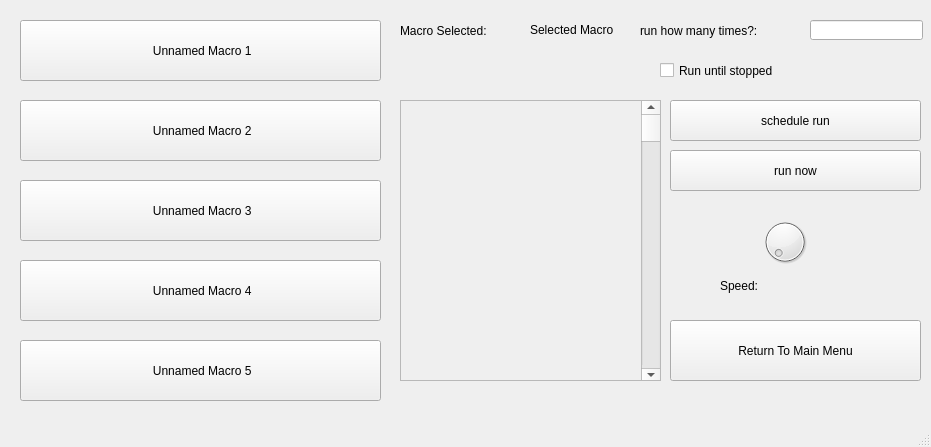
<?xml version="1.0" encoding="UTF-8"?>
<ui version="4.0">
 <class>RunExistingMacro</class>
 <widget class="QMainWindow" name="RunExistingMacro">
  <property name="geometry">
   <rect>
    <x>0</x>
    <y>0</y>
    <width>931</width>
    <height>447</height>
   </rect>
  </property>
  <property name="windowTitle">
   <string>MainWindow</string>
  </property>
  <widget class="QWidget" name="centralwidget">
   <widget class="QPushButton" name="RunMacroSlot1">
    <property name="geometry">
     <rect>
      <x>20</x>
      <y>20</y>
      <width>361</width>
      <height>61</height>
     </rect>
    </property>
    <property name="text">
     <string> Unnamed Macro 1</string>
    </property>
   </widget>
   <widget class="QPushButton" name="RunMacroSlot2">
    <property name="geometry">
     <rect>
      <x>20</x>
      <y>100</y>
      <width>361</width>
      <height>61</height>
     </rect>
    </property>
    <property name="text">
     <string> Unnamed Macro 2</string>
    </property>
   </widget>
   <widget class="QPushButton" name="RunMacroSlot3">
    <property name="geometry">
     <rect>
      <x>20</x>
      <y>180</y>
      <width>361</width>
      <height>61</height>
     </rect>
    </property>
    <property name="text">
     <string> Unnamed Macro 3</string>
    </property>
   </widget>
   <widget class="QPushButton" name="RunMacroSlot4">
    <property name="geometry">
     <rect>
      <x>20</x>
      <y>260</y>
      <width>361</width>
      <height>61</height>
     </rect>
    </property>
    <property name="text">
     <string> Unnamed Macro 4</string>
    </property>
   </widget>
   <widget class="QPushButton" name="RunMacroSlot5">
    <property name="geometry">
     <rect>
      <x>20</x>
      <y>340</y>
      <width>361</width>
      <height>61</height>
     </rect>
    </property>
    <property name="text">
     <string> Unnamed Macro 5</string>
    </property>
   </widget>
   <widget class="QScrollArea" name="UserLogArea">
    <property name="geometry">
     <rect>
      <x>400</x>
      <y>100</y>
      <width>261</width>
      <height>281</height>
     </rect>
    </property>
    <property name="widgetResizable">
     <bool>true</bool>
    </property>
    <widget class="QWidget" name="scrollAreaWidgetContents_2">
     <property name="geometry">
      <rect>
       <x>0</x>
       <y>0</y>
       <width>259</width>
       <height>279</height>
      </rect>
     </property>
     <widget class="QScrollBar" name="UserLogScrollBar">
      <property name="geometry">
       <rect>
        <x>240</x>
        <y>0</y>
        <width>20</width>
        <height>281</height>
       </rect>
      </property>
      <property name="orientation">
       <enum>Qt::Vertical</enum>
      </property>
     </widget>
    </widget>
   </widget>
   <widget class="QPushButton" name="RunButton">
    <property name="geometry">
     <rect>
      <x>670</x>
      <y>150</y>
      <width>251</width>
      <height>41</height>
     </rect>
    </property>
    <property name="text">
     <string>run now</string>
    </property>
   </widget>
   <widget class="QLabel" name="MacroSelectedLabelTitle">
    <property name="geometry">
     <rect>
      <x>400</x>
      <y>20</y>
      <width>111</width>
      <height>21</height>
     </rect>
    </property>
    <property name="text">
     <string>Macro Selected:</string>
    </property>
   </widget>
   <widget class="QLabel" name="MacroSelectedLabel">
    <property name="geometry">
     <rect>
      <x>530</x>
      <y>20</y>
      <width>151</width>
      <height>20</height>
     </rect>
    </property>
    <property name="text">
     <string>Selected Macro</string>
    </property>
   </widget>
   <widget class="QLabel" name="runhowmanytimeslabel">
    <property name="geometry">
     <rect>
      <x>640</x>
      <y>10</y>
      <width>171</width>
      <height>41</height>
     </rect>
    </property>
    <property name="text">
     <string>run how many times?: </string>
    </property>
   </widget>
   <widget class="QLineEdit" name="timesToRun">
    <property name="geometry">
     <rect>
      <x>810</x>
      <y>20</y>
      <width>113</width>
      <height>20</height>
     </rect>
    </property>
   </widget>
   <widget class="QPushButton" name="scheduleButton">
    <property name="geometry">
     <rect>
      <x>670</x>
      <y>100</y>
      <width>251</width>
      <height>41</height>
     </rect>
    </property>
    <property name="text">
     <string>schedule run</string>
    </property>
   </widget>
   <widget class="QPushButton" name="MenuReturn2">
    <property name="geometry">
     <rect>
      <x>670</x>
      <y>320</y>
      <width>251</width>
      <height>61</height>
     </rect>
    </property>
    <property name="text">
     <string>Return To Main Menu</string>
    </property>
   </widget>
   <widget class="QCheckBox" name="runUntilStoppedBox">
    <property name="geometry">
     <rect>
      <x>660</x>
      <y>50</y>
      <width>231</width>
      <height>41</height>
     </rect>
    </property>
    <property name="text">
     <string>Run until stopped</string>
    </property>
   </widget>
   <widget class="QDial" name="speedDial">
    <property name="geometry">
     <rect>
      <x>760</x>
      <y>210</y>
      <width>50</width>
      <height>64</height>
     </rect>
    </property>
   </widget>
   <widget class="QLabel" name="label">
    <property name="geometry">
     <rect>
      <x>720</x>
      <y>270</y>
      <width>141</width>
      <height>31</height>
     </rect>
    </property>
    <property name="text">
     <string>Speed: </string>
    </property>
   </widget>
  </widget>
  <widget class="QMenuBar" name="menubar">
   <property name="geometry">
    <rect>
     <x>0</x>
     <y>0</y>
     <width>931</width>
     <height>18</height>
    </rect>
   </property>
  </widget>
  <widget class="QStatusBar" name="statusbar"/>
 </widget>
 <resources/>
 <connections/>
</ui>
